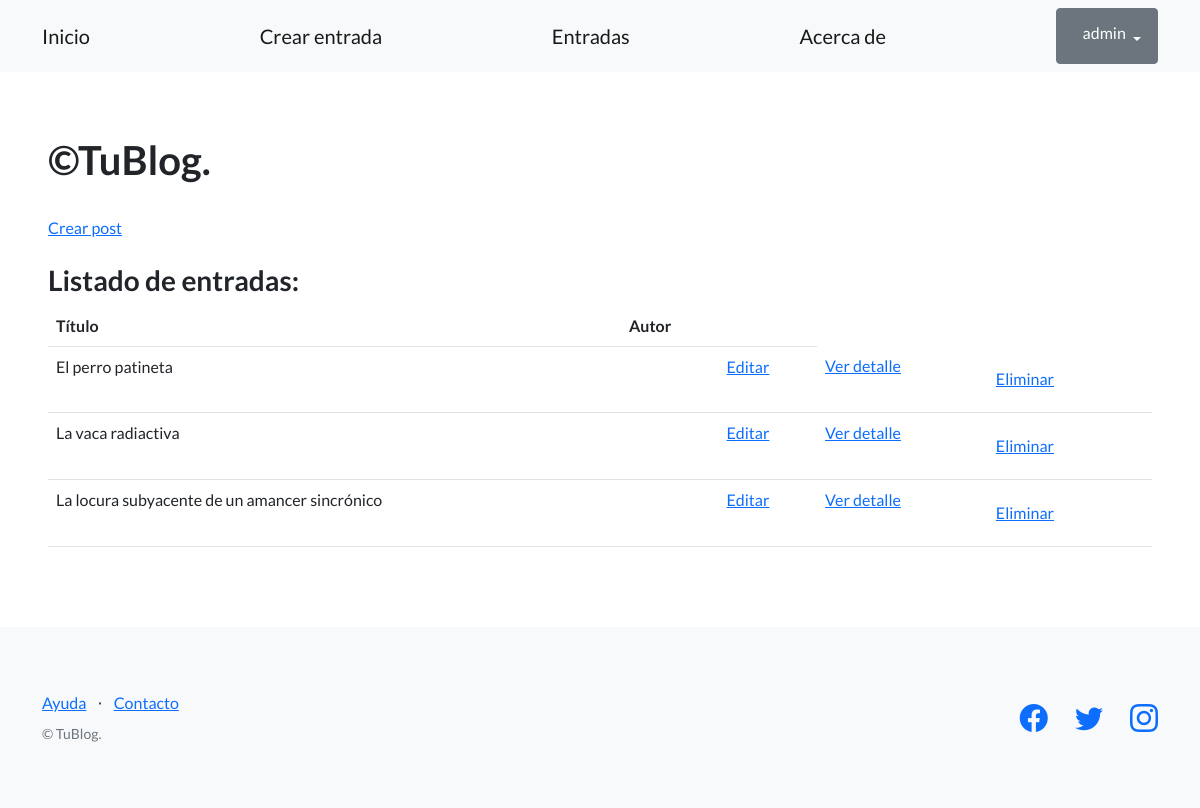
/entradas/ (signed in), run on an earlier commit of the app's database.
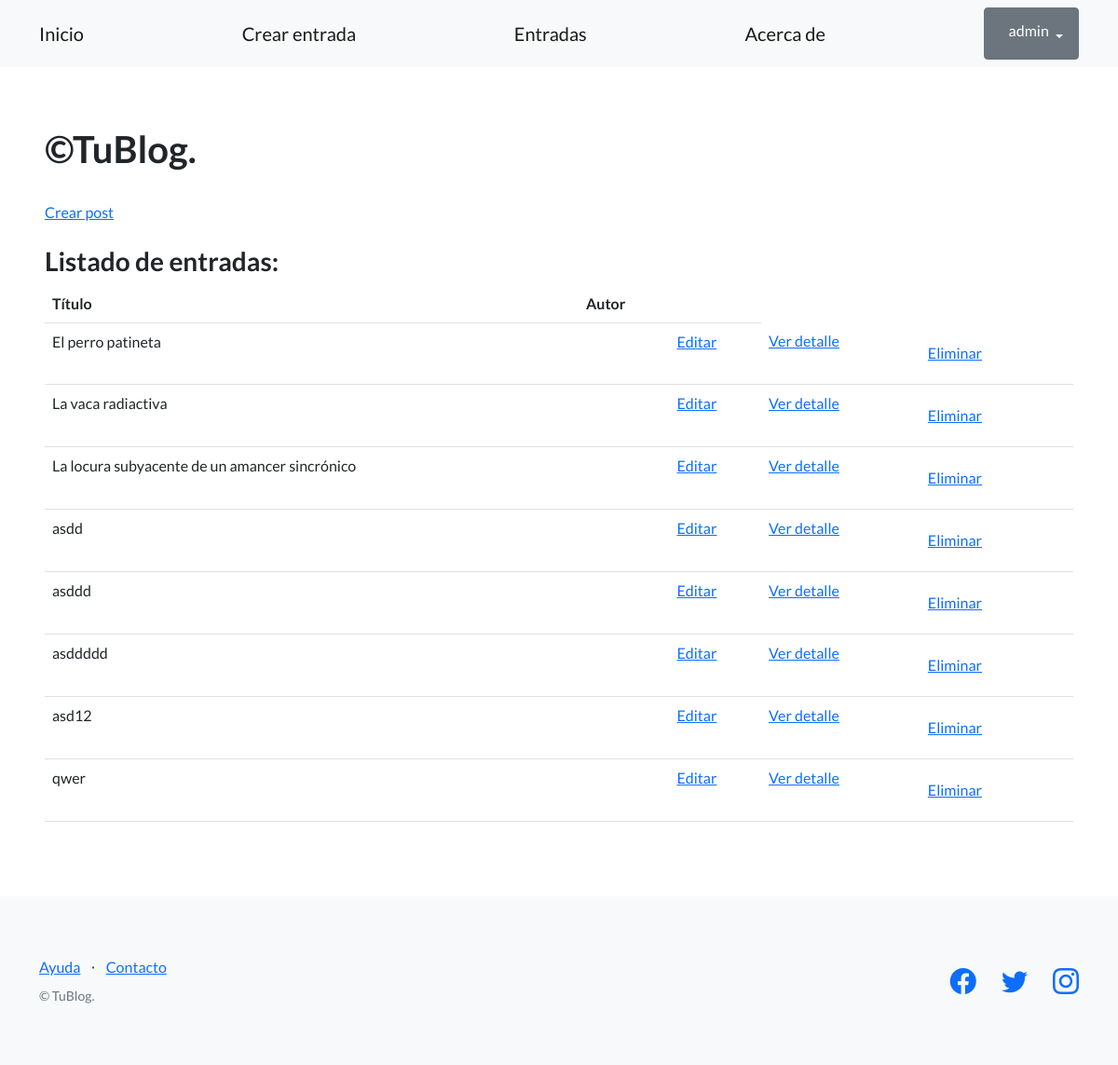
And on a later commit of the database.
### control_blog/models.py (models this page shows, shortened)
class Entrada(models.Model):
    titulo = models.CharField(max_length=64, default="ValorPredeterminado")
    autor = models.CharField(max_length=100)
    cuerpo = models.TextField(blank=True)
    fecha_publicacion = models.DateField(auto_now_add=True)

### blog/views.py (the view)
# urls.py: path("entradas/", listado_entradas, name="entradas"),
def listado_entradas(request):
    contexto = {
        "entrada": Entrada.objects.all(),
    }
    http_response = render(
        request=request,
        template_name='entradas.html',
        context=contexto,
    )
    return http_response

### templates_base/entradas.html (shortened to what this page needs)
{% extends "base.html"%}  {%block contenido %}
<h1>&copy;TuBlog.</h1>
<br />
<a href="{% url 'crear_post'%}">Crear post</a>
<br /><br />
<h3>Listado de entradas:</h3>
<table class="table">
  <tbody>
    <tr>
      <th>Título</th>
      <th>Autor</th>
      <th></th>
    </tr>
    {% for entradas in entrada %}
    <tr>
      <td>{{ entradas.titulo }}</td>
      <td>{{entradas.autor}}</td>
      <td>
        <a href="{% url 'editar_entrada' entradas.titulo%}">Editar</a>
      </td>
      <td>
      <a href="{% url 'ver_entrada' titulo=entradas.titulo%}">Ver detalle</a>
    </td>
      <td>
        <form action="{% url 'eliminar_entrada' entradas.titulo%}"method="post">
          <input type="submit" class="btn btn-link" value="Eliminar" />
        </form>
      </td>
    </tr>
    {% endfor %}
  </tbody>
</table>
{%endblock contenido%}

What changed in the data, as far as the page shows it:
added Entrada: titulo "asdd"
added Entrada: titulo "asddd"
added Entrada: titulo "asddddd"
added Entrada: titulo "asd12"
added Entrada: titulo "qwer"
